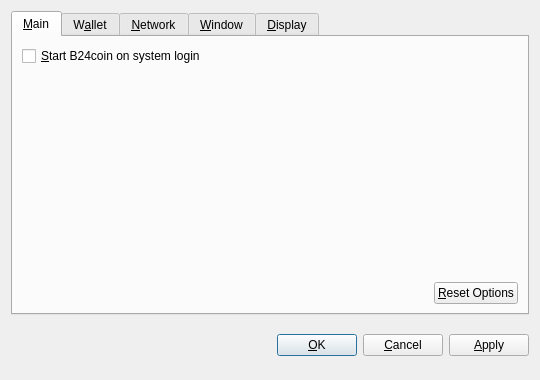
<?xml version="1.0" encoding="UTF-8"?>
<ui version="4.0">
 <class>OptionsDialog</class>
 <widget class="QDialog" name="OptionsDialog">
  <property name="geometry">
   <rect>
    <x>0</x>
    <y>0</y>
    <width>540</width>
    <height>380</height>
   </rect>
  </property>
  <property name="windowTitle">
   <string>Options</string>
  </property>
  <property name="modal">
   <bool>true</bool>
  </property>
  <layout class="QVBoxLayout" name="verticalLayout">
   <item>
    <widget class="QTabWidget" name="tabWidget">
     <property name="tabPosition">
      <enum>QTabWidget::North</enum>
     </property>
     <property name="currentIndex">
      <number>0</number>
     </property>
     <widget class="QWidget" name="tabMain">
      <attribute name="title">
       <string>&amp;Main</string>
      </attribute>
      <layout class="QVBoxLayout" name="verticalLayout_Main">
       <item>
        <widget class="QCheckBox" name="bitcoinAtStartup">
         <property name="toolTip">
          <string>Automatically start B24coin after logging in to the system.</string>
         </property>
         <property name="text">
          <string>&amp;Start B24coin on system login</string>
         </property>
        </widget>
       </item>
       <item>
        <spacer name="verticalSpacer_Main">
         <property name="orientation">
          <enum>Qt::Vertical</enum>
         </property>
         <property name="sizeHint" stdset="0">
          <size>
           <width>20</width>
           <height>40</height>
          </size>
         </property>
        </spacer>
       </item>
       <item>
        <layout class="QHBoxLayout" name="horizontalLayout_2_Main">
         <item>
          <spacer name="horizontalSpacer_2_Main">
           <property name="orientation">
            <enum>Qt::Horizontal</enum>
           </property>
           <property name="sizeHint" stdset="0">
            <size>
             <width>40</width>
             <height>20</height>
            </size>
           </property>
          </spacer>
         </item>
         <item>
          <widget class="QPushButton" name="resetButton">
           <property name="toolTip">
            <string>Reset all client options to default.</string>
           </property>
           <property name="text">
            <string>&amp;Reset Options</string>
           </property>
           <property name="autoDefault">
            <bool>false</bool>
           </property>
          </widget>
         </item>
        </layout>
       </item>
      </layout>
     </widget>
     <widget class="QWidget" name="tabWallet">
      <attribute name="title">
       <string>W&amp;allet</string>
      </attribute>
      <layout class="QVBoxLayout" name="verticalLayout_Network">
       <item>
        <widget class="QLabel" name="transactionFeeInfoLabel">
         <property name="text">
          <string>Optional transaction fee per kB that helps make sure your transactions are processed quickly. Most transactions are 1 kB.</string>
         </property>
         <property name="textFormat">
          <enum>Qt::PlainText</enum>
         </property>
         <property name="wordWrap">
          <bool>true</bool>
         </property>
        </widget>
       </item>
       <item>
        <layout class="QHBoxLayout" name="horizontalLayout_1_Main">
         <item>
          <widget class="QLabel" name="transactionFeeLabel">
           <property name="text">
            <string>Pay transaction &amp;fee</string>
           </property>
           <property name="textFormat">
            <enum>Qt::PlainText</enum>
           </property>
           <property name="buddy">
            <cstring>transactionFee</cstring>
           </property>
          </widget>
         </item>
         <item>
          <widget class="BitcoinAmountField" name="transactionFee"/>
         </item>
         <item>
          <spacer name="horizontalSpacer_1_Main">
           <property name="orientation">
            <enum>Qt::Horizontal</enum>
           </property>
           <property name="sizeHint" stdset="0">
            <size>
             <width>40</width>
             <height>20</height>
            </size>
           </property>
          </spacer>
         </item>
        </layout>
       </item>
       <item>
        <widget class="QLabel" name="label">
         <property name="text">
          <string>If you disable the spending of unconfirmed change, the change from a transaction cannot be used until that transaction has at least one confirmation. This also affects how your balance is computed.</string>
         </property>
         <property name="wordWrap">
          <bool>true</bool>
         </property>
        </widget>
       </item>
       <item>
        <widget class="QCheckBox" name="spendZeroConfChange">
         <property name="text">
          <string>Spend unconfirmed change  (experts only)</string>
         </property>
        </widget>
       </item>
       <item>
        <spacer name="verticalSpacer">
         <property name="orientation">
          <enum>Qt::Vertical</enum>
         </property>
         <property name="sizeHint" stdset="0">
          <size>
           <width>20</width>
           <height>40</height>
          </size>
         </property>
        </spacer>
       </item>
      </layout>
     </widget>
     <widget class="QWidget" name="tabNetwork">
      <attribute name="title">
       <string>&amp;Network</string>
      </attribute>
      <layout class="QVBoxLayout" name="verticalLayout_Network">
       <item>
        <widget class="QCheckBox" name="mapPortUpnp">
         <property name="toolTip">
          <string>Automatically open the B24coin client port on the router. This only works when your router supports UPnP and it is enabled.</string>
         </property>
         <property name="text">
          <string>Map port using &amp;UPnP</string>
         </property>
        </widget>
       </item>
       <item>
        <widget class="QCheckBox" name="connectSocks">
         <property name="toolTip">
          <string>Connect to the B24coin network through a SOCKS proxy (e.g. when connecting through Tor).</string>
         </property>
         <property name="text">
          <string>&amp;Connect through SOCKS proxy:</string>
         </property>
        </widget>
       </item>
       <item>
        <layout class="QHBoxLayout" name="horizontalLayout_Network">
         <item>
          <widget class="QLabel" name="proxyIpLabel">
           <property name="text">
            <string>Proxy &amp;IP:</string>
           </property>
           <property name="textFormat">
            <enum>Qt::PlainText</enum>
           </property>
           <property name="buddy">
            <cstring>proxyIp</cstring>
           </property>
          </widget>
         </item>
         <item>
          <widget class="QValidatedLineEdit" name="proxyIp">
           <property name="maximumSize">
            <size>
             <width>140</width>
             <height>16777215</height>
            </size>
           </property>
           <property name="toolTip">
            <string>IP address of the proxy (e.g. 127.0.0.1)</string>
           </property>
          </widget>
         </item>
         <item>
          <widget class="QLabel" name="proxyPortLabel">
           <property name="text">
            <string>&amp;Port:</string>
           </property>
           <property name="textFormat">
            <enum>Qt::PlainText</enum>
           </property>
           <property name="buddy">
            <cstring>proxyPort</cstring>
           </property>
          </widget>
         </item>
         <item>
          <widget class="QLineEdit" name="proxyPort">
           <property name="maximumSize">
            <size>
             <width>55</width>
             <height>16777215</height>
            </size>
           </property>
           <property name="toolTip">
            <string>Port of the proxy (e.g. 9050)</string>
           </property>
          </widget>
         </item>
         <item>
          <widget class="QLabel" name="socksVersionLabel">
           <property name="text">
            <string>SOCKS &amp;Version:</string>
           </property>
           <property name="textFormat">
            <enum>Qt::PlainText</enum>
           </property>
           <property name="buddy">
            <cstring>socksVersion</cstring>
           </property>
          </widget>
         </item>
         <item>
          <widget class="QValueComboBox" name="socksVersion">
           <property name="toolTip">
            <string>SOCKS version of the proxy (e.g. 5)</string>
           </property>
          </widget>
         </item>
         <item>
          <spacer name="horizontalSpacer_Network">
           <property name="orientation">
            <enum>Qt::Horizontal</enum>
           </property>
           <property name="sizeHint" stdset="0">
            <size>
             <width>40</width>
             <height>20</height>
            </size>
           </property>
          </spacer>
         </item>
        </layout>
       </item>
       <item>
        <spacer name="verticalSpacer_Network">
         <property name="orientation">
          <enum>Qt::Vertical</enum>
         </property>
         <property name="sizeHint" stdset="0">
          <size>
           <width>20</width>
           <height>40</height>
          </size>
         </property>
        </spacer>
       </item>
      </layout>
     </widget>
     <widget class="QWidget" name="tabWindow">
      <attribute name="title">
       <string>&amp;Window</string>
      </attribute>
      <layout class="QVBoxLayout" name="verticalLayout_Window">
       <item>
        <widget class="QCheckBox" name="minimizeToTray">
         <property name="toolTip">
          <string>Show only a tray icon after minimizing the window.</string>
         </property>
         <property name="text">
          <string>&amp;Minimize to the tray instead of the taskbar</string>
         </property>
        </widget>
       </item>
       <item>
        <widget class="QCheckBox" name="minimizeOnClose">
         <property name="toolTip">
          <string>Minimize instead of exit the application when the window is closed. When this option is enabled, the application will be closed only after selecting Quit in the menu.</string>
         </property>
         <property name="text">
          <string>M&amp;inimize on close</string>
         </property>
        </widget>
       </item>
       <item>
        <spacer name="verticalSpacer_Window">
         <property name="orientation">
          <enum>Qt::Vertical</enum>
         </property>
         <property name="sizeHint" stdset="0">
          <size>
           <width>20</width>
           <height>40</height>
          </size>
         </property>
        </spacer>
       </item>
      </layout>
     </widget>
     <widget class="QWidget" name="tabDisplay">
      <attribute name="title">
       <string>&amp;Display</string>
      </attribute>
      <layout class="QVBoxLayout" name="verticalLayout_Display">
       <item>
        <layout class="QHBoxLayout" name="horizontalLayout_1_Display">
         <item>
          <widget class="QLabel" name="langLabel">
           <property name="text">
            <string>User Interface &amp;language:</string>
           </property>
           <property name="textFormat">
            <enum>Qt::PlainText</enum>
           </property>
           <property name="buddy">
            <cstring>lang</cstring>
           </property>
          </widget>
         </item>
         <item>
          <widget class="QValueComboBox" name="lang">
           <property name="toolTip">
            <string>The user interface language can be set here. This setting will take effect after restarting B24coin.</string>
           </property>
          </widget>
         </item>
        </layout>
       </item>
       <item>
        <layout class="QHBoxLayout" name="horizontalLayout_2_Display">
         <item>
          <widget class="QLabel" name="unitLabel">
           <property name="text">
            <string>&amp;Unit to show amounts in:</string>
           </property>
           <property name="textFormat">
            <enum>Qt::PlainText</enum>
           </property>
           <property name="buddy">
            <cstring>unit</cstring>
           </property>
          </widget>
         </item>
         <item>
          <widget class="QValueComboBox" name="unit">
           <property name="toolTip">
            <string>Choose the default subdivision unit to show in the interface and when sending coins.</string>
           </property>
          </widget>
         </item>
        </layout>
       </item>
       <item>
        <widget class="QCheckBox" name="displayAddresses">
         <property name="toolTip">
          <string>Whether to show B24coin addresses in the transaction list or not.</string>
         </property>
         <property name="text">
          <string>&amp;Display addresses in transaction list</string>
         </property>
        </widget>
       </item>
       <item>
        <widget class="QCheckBox" name="coinControlFeatures">
         <property name="toolTip">
          <string>Whether to show coin control features or not.</string>
         </property>
         <property name="text">
          <string>Display coin &amp;control features (experts only!)</string>
         </property>
        </widget>
       </item>
       <item>
        <spacer name="verticalSpacer_Display">
         <property name="orientation">
          <enum>Qt::Vertical</enum>
         </property>
         <property name="sizeHint" stdset="0">
          <size>
           <width>20</width>
           <height>40</height>
          </size>
         </property>
        </spacer>
       </item>
      </layout>
     </widget>
    </widget>
   </item>
   <item>
    <layout class="QHBoxLayout" name="horizontalLayout_Buttons">
     <item>
      <spacer name="horizontalSpacer_1">
       <property name="orientation">
        <enum>Qt::Horizontal</enum>
       </property>
       <property name="sizeHint" stdset="0">
        <size>
         <width>40</width>
         <height>48</height>
        </size>
       </property>
      </spacer>
     </item>
     <item>
      <widget class="QLabel" name="statusLabel">
       <property name="font">
        <font>
         <weight>75</weight>
         <bold>true</bold>
        </font>
       </property>
       <property name="text">
        <string/>
       </property>
       <property name="textFormat">
        <enum>Qt::PlainText</enum>
       </property>
       <property name="wordWrap">
        <bool>true</bool>
       </property>
      </widget>
     </item>
     <item>
      <spacer name="horizontalSpacer_2">
       <property name="orientation">
        <enum>Qt::Horizontal</enum>
       </property>
       <property name="sizeHint" stdset="0">
        <size>
         <width>40</width>
         <height>48</height>
        </size>
       </property>
      </spacer>
     </item>
     <item>
      <widget class="QPushButton" name="okButton">
       <property name="text">
        <string>&amp;OK</string>
       </property>
      </widget>
     </item>
     <item>
      <widget class="QPushButton" name="cancelButton">
       <property name="text">
        <string>&amp;Cancel</string>
       </property>
       <property name="autoDefault">
        <bool>false</bool>
       </property>
      </widget>
     </item>
     <item>
      <widget class="QPushButton" name="applyButton">
       <property name="text">
        <string>&amp;Apply</string>
       </property>
       <property name="autoDefault">
        <bool>false</bool>
       </property>
      </widget>
     </item>
    </layout>
   </item>
  </layout>
 </widget>
 <customwidgets>
  <customwidget>
   <class>BitcoinAmountField</class>
   <extends>QSpinBox</extends>
   <header>bitcoinamountfield.h</header>
  </customwidget>
  <customwidget>
   <class>QValueComboBox</class>
   <extends>QComboBox</extends>
   <header>qvaluecombobox.h</header>
  </customwidget>
  <customwidget>
   <class>QValidatedLineEdit</class>
   <extends>QLineEdit</extends>
   <header>qvalidatedlineedit.h</header>
  </customwidget>
 </customwidgets>
 <resources/>
 <connections/>
</ui>
